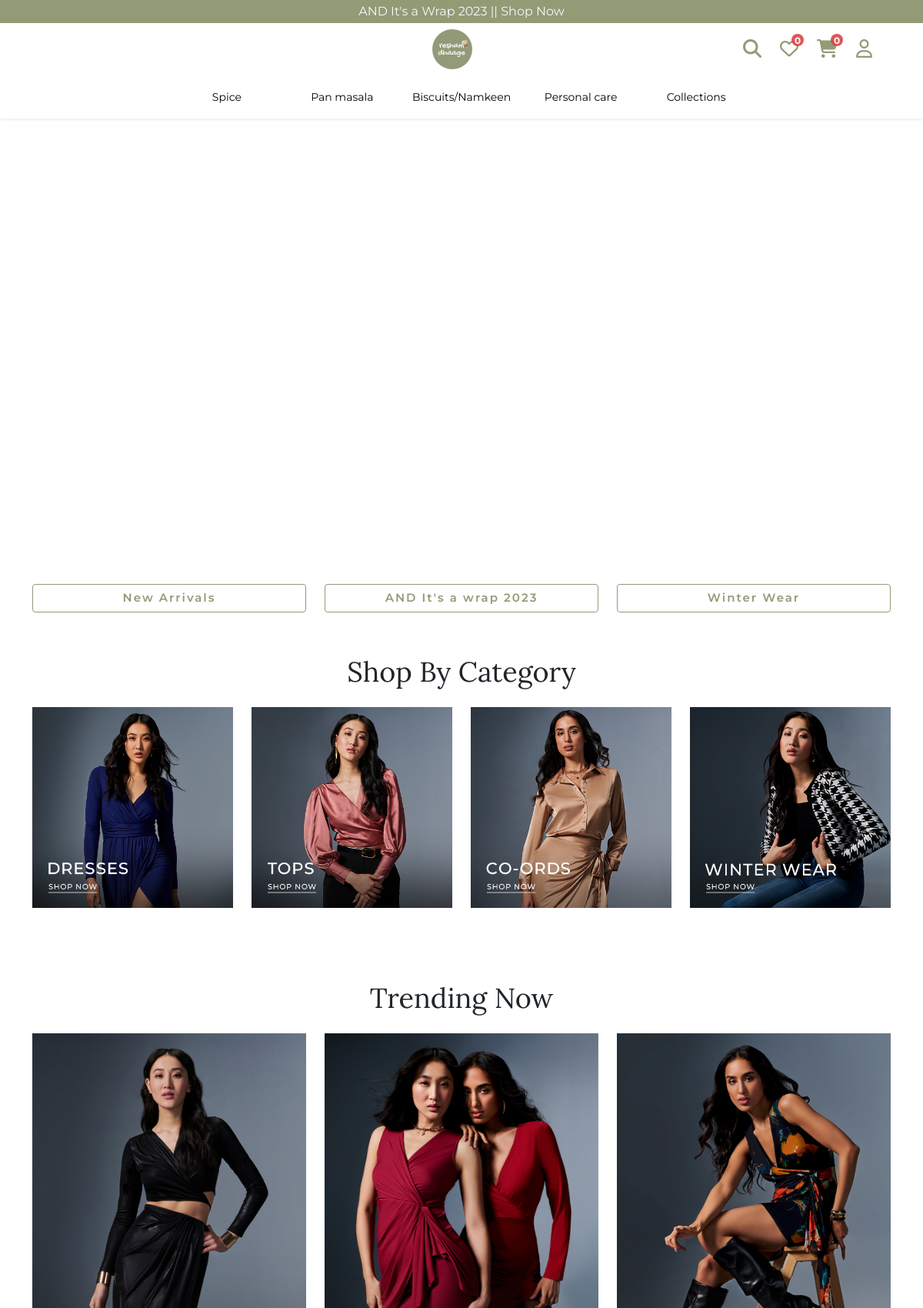
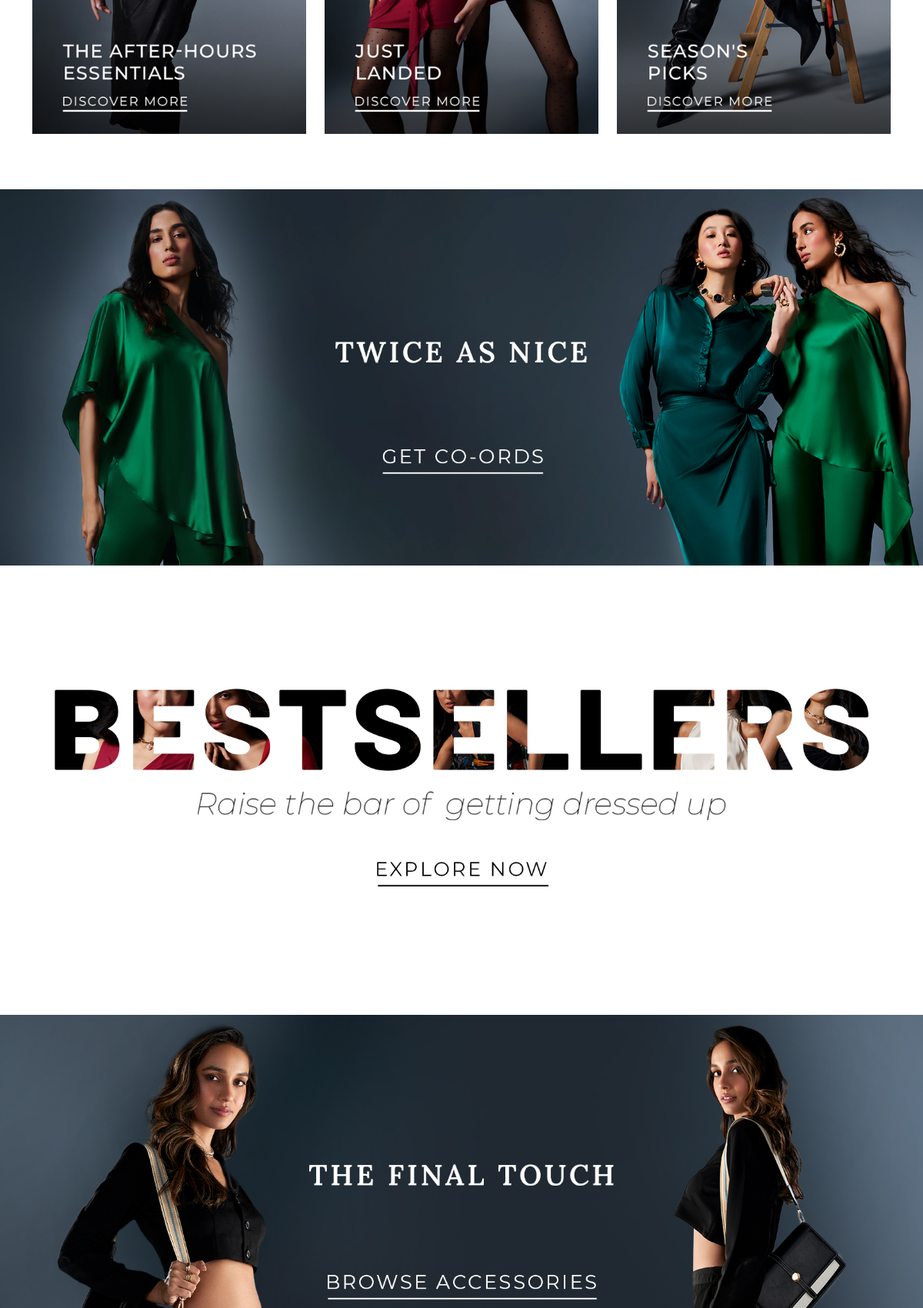
The page / (upper part) on the database its author committed (2 pictures, top to bottom).
### tables this page shows
CREATE TABLE `category` (
  `cat_id` int(11) NOT NULL,
  `cat_name` varchar(80) NOT NULL,
  `cat_name_ar` varchar(80) NOT NULL,
  `cat_img` text NOT NULL,
  `parent_id` int(11) NOT NULL,
  `cat_order` int(11) NOT NULL
);

CREATE TABLE `homepage_banner` (
  `id` int(11) NOT NULL,
  `type` varchar(100) NOT NULL,
  `image` text NOT NULL,
  `link` text NOT NULL,
  `section` varchar(100) NOT NULL
);

### application/controllers/Home.php (called while the page is built, shortened)
<?php
class Home extends CI_Controller
{
	function __construct()
	{
		$this->load->helper('url');
		$this->load->model('home_model');
		$this->data['header_cat'] = $this->home_model->get_category();
	}
	public function index()
	{
		$this->load->database();
		$this->data['home_banners'] = $this->home_model->getHomeBanners();
		$this->load->view('index.php', $this->data);
	}
}

### index.php (called while the page is built, shortened)
<?php
require_once BASEPATH.'core/CodeIgniter.php';

### application/helpers/manage_helper.php (called while the page is built, shortened)
<?php if (!defined('BASEPATH')) exit('No direct script access allowed');
if (!function_exists('get_store_settings')) {
	function get_store_settings($type)
	{
		$CI = get_instance();
		$des = $CI->db->get('store_setting',)->row($type);
		return $des;
	}
}

### application/models/Home_model.php (called while the page is built, shortened)
<?php if (!defined('BASEPATH')) exit('No direct script access allowed');
class Home_model extends CI_Model
{
	function getHomeBanners()
	{
		$data = $this->db->get('homepage_banner')->result_array();
		$result = array();
		foreach ($data as $item) {
			$section = $item['section'];
			unset($item['section']);
			$result[$section][] = $item;
		}
		return $result;
	}
	function get_category()
	{
		$category_result = array();
		$this->db->select('cat.cat_id,cat.cat_name,cat.cat_name_ar,cat.cat_img,cat.parent_id');
		$this->db->where(array('cat.parent_id' => 0, 'cat.cat_id !=' => 10));
		$this->db->order_by('cat.cat_order', 'ASC');
		$query = $this->db->get('category cat');
		if ($query->num_rows() > 0) {
			$category_array = $query->result_object();
			foreach ($category_array as $cat_details) {
				$cat_response = array();
				$cat_response['cat_id'] = $cat_details->cat_id;
				$cat_response['cat_name'] = $cat_details->cat_name;
				$cat_response['parent_id'] = $cat_details->parent_id;
				$cat_response['cat_slug'] = $cat_details->cat_slug;
				$img = $cat_details->cat_img;
				$cat_response['imgurl'] = $img;
				$this->db->select('cat.cat_id,cat.cat_name, cat.cat_name_ar,cat.cat_img,cat.parent_id');
				$this->db->where(array('cat.parent_id' => $cat_details->cat_id));
				$this->db->order_by('cat.cat_order', 'ASC');
				$querysubcat = $this->db->get('category cat');
				$cat_response['subcat_1'] = array();
				if ($querysubcat->num_rows() > 0) {
					$category_sub = $querysubcat->result_object();
					foreach ($category_sub as $subcat_details) {
						$scat_response = array();
						$scat_response['cat_id'] = $subcat_details->cat_id;
						$scat_response['cat_name'] = $subcat_details->cat_name;
						$scat_response['parent_id'] = $subcat_details->parent_id;
						$scat_response['cat_slug'] = $subcat_details->cat_slug;
						$img = json_decode($subcat_details->cat_img);
						$scat_response['imgurl'] = $img;
						$this->db->select('cat.cat_id,cat.cat_name, cat.cat_name_ar,cat.cat_img,cat.parent_id');
						$this->db->where(array('cat.parent_id' => $subcat_details->cat_id));
						$this->db->order_by('cat.cat_order', 'ASC');
						$scat_response['subsubcat_2'] = array();
						$cat_response['subcat_1'][] = $scat_response;
					}
				}
				$category_result[] = $cat_response;
			}
		}
		return $category_result;
	}
}

### application/views/index.php (the view, shortened to what this page needs)
<!doctype html>
<html lang="en">
<head>
	<?php include("includes/head.php") ?>
	<link rel="stylesheet" href="<?= base_url('assets/css/index.css') ?>">
</head>
<body>
	<?php include("includes/topbar.php"); ?>
	<?php include("includes/navbar.php"); ?>
	<main>
		<div class="top-video">
			<a href="<?= $home_banners['top_video'][0]['link'] ?>">
				<video src="<?= base_url('media/' . $home_banners['top_video'][0]['image']) ?>" class="w-100" autoplay muted loop></video>
			</a>
		</div>
		<div class="container">
			<div class="top-links pb-4">
				<div class="row">
					<?php foreach ($home_banners['top_link_section'] as $top_link_section) : ?>
						<div class="col-md-4 mb-2">
							<a href="<?= $top_link_section['link'] ?>" class="btn btn-outline-primary w-100"><?= $top_link_section['image'] ?></a>
						</div>
					<?php endforeach; ?>
				</div>
			</div>
			<div class="top-category pt-4 mb-5">
				<h1 class="heading text-center mb-4">Shop By Category</h1>
				<div class="row">
					<?php foreach ($home_banners['top_category'] as $top_category) : ?>
						<a href="<?= $top_category['link'] ?>" class="col-6 col-md-3 mb-4">
							<img src="<?= base_url('media/' . $top_category['image']) ?>" alt="Category" srcset="" class="w-100">
						</a>
					<?php endforeach; ?>
				</div>
			</div>
			<div class="trending-now pt-4 mb-5">
				<h1 class="heading text-center mb-4">Trending Now</h1>
				<div class="row">
					<?php foreach ($home_banners['trending_section'] as $trending_section) : ?>
						<a href="<?= $trending_section['link'] ?>" class="col-md-4 mb-4">
							<img src="<?= base_url('media/' . $trending_section['image']) ?>" alt="Trending" srcset="" class="w-100">
						</a>
					<?php endforeach; ?>
				</div>
			</div>
		</div>
		<div class="promo-banner">
			<?php foreach ($home_banners['promotion_section'] as $promotion_section) : ?>
				<a href="<?= $promotion_section['link'] ?>">
					<img src="<?= base_url('media/' . $promotion_section['image']) ?>" alt="Promo" srcset="" class="w-100 mb-5">
				</a>
			<?php endforeach; ?>
		</div>
	</main>
</body>
</html>

### application/views/includes/head.php (shortened to what this page needs)
<link rel="stylesheet" href="<?= base_url('assets/libs/bootstrap-5.3.2/css/bootstrap.min.css') ?>">
<link rel="stylesheet" href="<?= base_url('assets/libs/fontawesome/css/all.min.css') ?>">
<link rel="stylesheet" href="<?php echo base_url('assets/libs/sweetalert2/sweetalert2.min.css'); ?>" />
<link rel="stylesheet" type="text/css" href="<?= base_url('assets/css/style.css') ?>">
<link rel="stylesheet" type="text/css" href="<?= base_url('assets/css/topbar.css') ?>">
<link rel="stylesheet" type="text/css" href="<?= base_url() ?>assets/css/navbar.css">
<link rel="stylesheet" type="text/css" href="<?= base_url('assets/css/footer.css') ?>">

### application/views/includes/topbar.php
<section class="bg-primary position-relative top-bar">
    <a href="#" class="container d-flex align-items-center justify-content-center h-100 topbar-text text-light text-decoration-none">
        <span class="fw-normal">
            AND It's a Wrap 2023 || Shop Now
        </span>
    </a>
</section>

### application/views/includes/navbar.php (shortened to what this page needs)
<header class="navbar-light navbar-sticky" style="position: sticky; top: -1px; z-index: 1000;">
    <nav class="navbar menu-navbar navbar-expand-lg bg-white">
        <div class="container">
            <div class="row w-100">
                <div class="col-4">
                </div>
                <a class="col-4 navbar-brand m-0 py-0 text-center" href="<?= base_url() ?>">
                    <img src="<?= base_url('assets/images/logo.png') ?>" alt="<?= get_store_settings('store_name') ?>" srcset="<?= base_url('assets/images/logo-108x108.png') ?> 108w" sizes="(min-width: 1000px) 54px, 50px">
                </a>
                <div class="col-4 d-flex align-items-center justify-content-end">
                    <a href="javascript:void(0)" title="Search">
                        <i class="fa-solid fa-magnifying-glass"></i>
                    </a>
                    <a href="<?= base_url('wishlist') ?>" class="ms-3 ms-md-4 position-relative" title="Wishlist">
                        <i class="fa-regular fa-heart"></i>
                        <span class="wishlist-icon-count">
                            <div id="badge-wishlist-count">0</div>
                        </span>
                    </a>
                    <a href="<?= base_url('cart') ?>" class="ms-3 ms-md-4 position-relative" title="Cart">
                        <i class="fa-solid fa-cart-shopping"></i>
                        <span class="icon-count">
                            <div id="badge-cart-count">0</div>
                        </span>
                    </a>
                    <?php if ($this->session->userdata('user_id') == '') : ?>
                        <a href="<?= base_url('productdetail/Patanjali%20cow%20ghee%201%20Ltr%20/12') ?>" class="ms-3 ms-md-4 d-none d-md-block" title="Profile">
                            <i class="fa-regular fa-user"></i>
                        </a>
                    <?php else : ?>
                        <a href="<?= base_url('personal_info') ?>" class="ms-3 ms-md-4 d-none d-md-block" title="<?= $this->session->userdata('user_name') ?>">
                            <i class="fa-regular fa-user"></i>
                        </a>
                    <?php endif; ?>
                </div>
            </div>
        </div>
    </nav>
    <nav class="navbar navbar-expand-lg navbar-light bg-light shadow-sm bg-white category-navbar py-0">
        <div class="container position-relative">
            <div class="navbar-collapse w-100 collapse" id="navbarCollapse2">
                <ul class="menu-items mb-0 px-0 w-100 justify-content-center">
                    <?php
                    $maincats = array_slice($header_cat, 0, 4);
                    foreach ($maincats as $maincat) : ?>
                        <li class="menu-li">
                            <a href="<?= base_url('sub_category/' . $maincat['cat_id']) ?>" class="menu-item py-3"><?= $maincat['cat_name'] ?></a>
                        </li>
                    <?php endforeach; ?>
                    <li class="menu-li">
                        <a href="#all-collection" class="menu-item py-3">Collections</a>
                    </li>
                </ul>
            </div>
        </div>
    </nav>
</header>

### assets/css/style.css (style rules this page uses)
body { --font-family-lora: 'Lora', serif; --font-family-montserrat: 'Montserrat', sans-serif; font-family: 'Montserrat', sans-serif; font-size: .75rem; }
a { text-decoration: none; }

### assets/css/topbar.css (style rules this page uses)
.top-bar { z-index: 1040; }
.topbar-text { font-size: 16px; line-height: 30px; letter-spacing: 0em; }

### assets/css/navbar.css (style rules this page uses)
.menu-navbar { height: 68.43px; z-index: 999 !important; }
.navbar-collapse ul { list-style: none; }
.category-navbar { z-index: 999 !important; }
.menu-items { display: flex; align-items: center; }
.menu-items li { font-size: 14px; font-weight: 700; padding: 0 1rem; transition: background 0.3s ease-in-out; min-width: 150px; text-align: center; }
.menu-items .menu-item { color: #000000; position: relative; display: inline-block; font-size: 14px; font-weight: 400; line-height: 24px; }
.menu-items .menu-item::before { content: ''; position: absolute; bottom: 0; left: 50%; width: 0; height: 3px; background-color: transparent; transition: width 0.3s ease-in-out; transform: translateX(-50%); }
.menu-navbar i { font-size: 1.5rem; }
.icon-count { white-space: nowrap; text-align: center; line-height: 17px; height: 16px; width: 16px; background: rgba(219, 68, 68, 0.9); color: #FAFAFA; position: absolute; border-radius: 50%; font-size: 12px; top: -7px; right: -7px; font-weight: 700; }
.wishlist-icon-count { white-space: nowrap; text-align: center; line-height: 17px; height: 16px; width: 16px; background: rgba(219, 68, 68, 0.9); color: #FAFAFA; position: absolute; border-radius: 50%; font-size: 12px; top: -7px; right: -7px; font-weight: 700; }

### assets/css/index.css (style rules this page uses)
.top-links a.btn { border-radius: 0.25rem; font-size: 15px; font-weight: 600; letter-spacing: 2px; }
.top-category .heading, .trending-now .heading { font-size: 2.25rem; font-family: var(--font-family-lora); font-weight: 400; letter-spacing: normal; }

### rows shown on the page
category: cat_name "Spice"
category: cat_name "Pan masala"
category: cat_name "Biscuits/Namkeen"
category: cat_name "Personal care"
homepage_banner: image "New Arrivals"
homepage_banner: image "AND It's a wrap 2023"
homepage_banner: image "Winter Wear"
homepage_banner: image (picture)
homepage_banner: image (picture)
homepage_banner: image (picture)
homepage_banner: image (picture)
homepage_banner: image (picture)
homepage_banner: image (picture)
homepage_banner: image (picture)
homepage_banner: image (picture)
homepage_banner: image (picture)
homepage_banner: image (picture)
